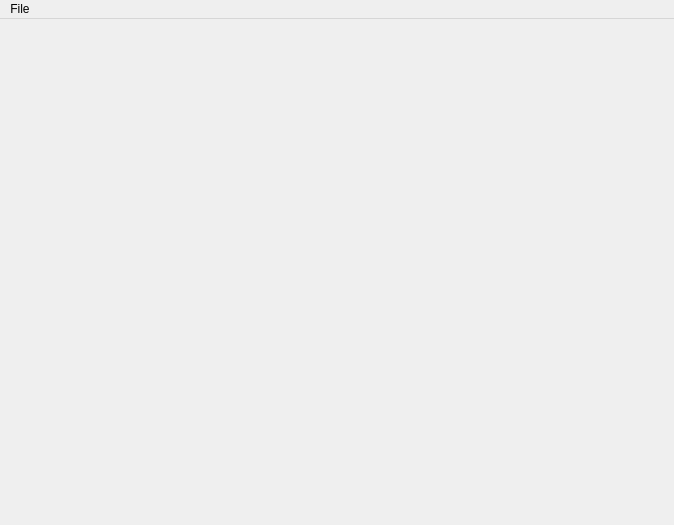
<?xml version="1.0" encoding="UTF-8"?>
<ui version="4.0">
 <class>MainWindow</class>
 <widget class="QMainWindow" name="MainWindow">
  <property name="geometry">
   <rect>
    <x>0</x>
    <y>0</y>
    <width>674</width>
    <height>525</height>
   </rect>
  </property>
  <property name="windowTitle">
   <string>MainWindow</string>
  </property>
  <widget class="QWidget" name="centralwidget">
   <property name="enabled">
    <bool>true</bool>
   </property>
  </widget>
  <widget class="QMenuBar" name="menubar">
   <property name="geometry">
    <rect>
     <x>0</x>
     <y>0</y>
     <width>674</width>
     <height>22</height>
    </rect>
   </property>
   <widget class="QMenu" name="menuFile">
    <property name="title">
     <string>File</string>
    </property>
    <addaction name="actionOpen"/>
    <addaction name="actionSave"/>
   </widget>
   <addaction name="menuFile"/>
  </widget>
  <action name="actionSave">
   <property name="text">
    <string>Save</string>
   </property>
  </action>
  <action name="actionOpen">
   <property name="text">
    <string>Open</string>
   </property>
  </action>
 </widget>
 <resources/>
 <connections/>
</ui>
